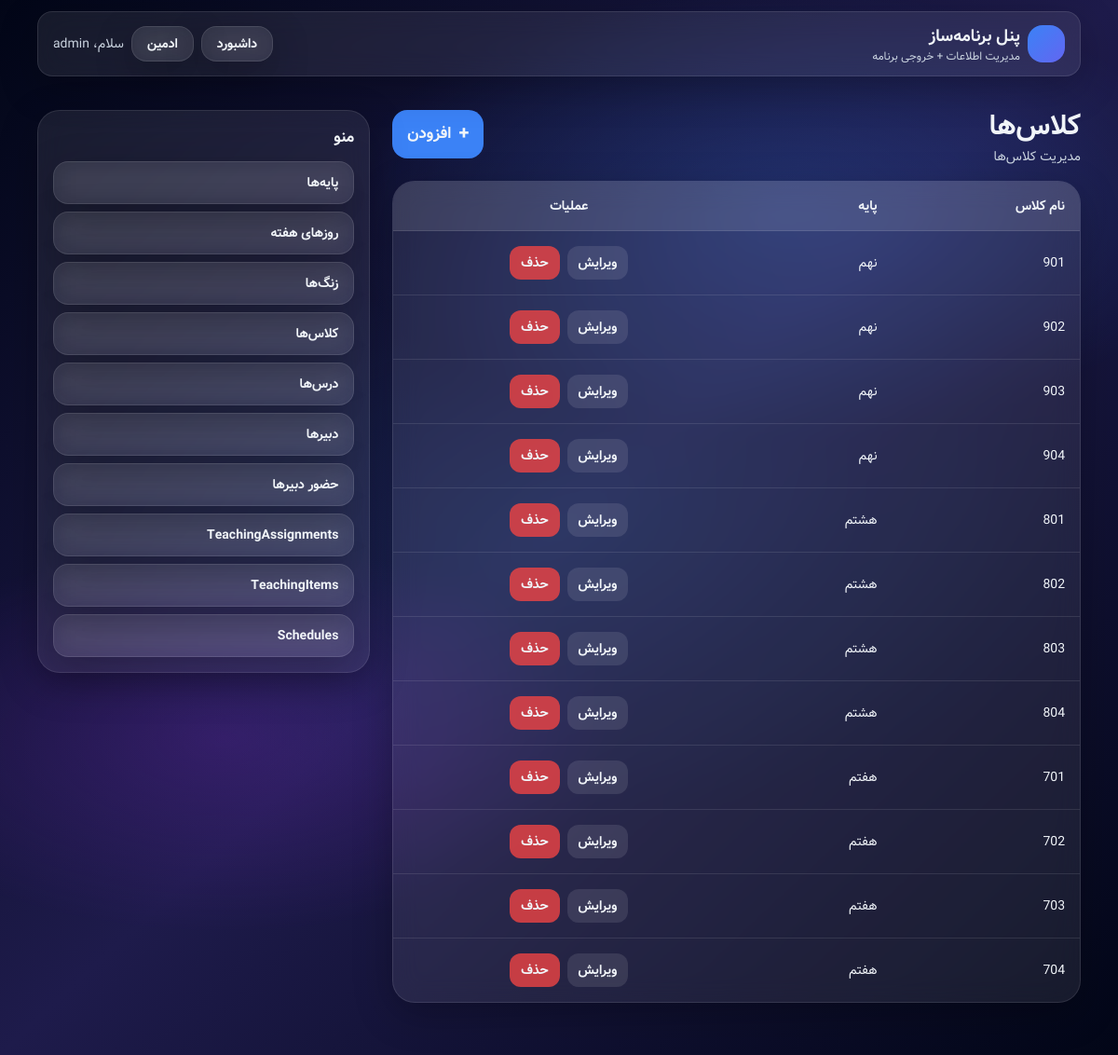
Page /classes/ (signed in) on the committed database.
### main/models.py (models this page shows, shortened)
class SchoolClass(models.Model):
    name = models.CharField(max_length=50)  # مثلا 7/1
    grade = models.ForeignKey(Grade, on_delete=models.CASCADE, db_index=True)

class Grade(models.Model):
    name = models.CharField(max_length=50)  # هفتم، هشتم، نهم

### main/panel_views.py (the view)
# urls.py: path("classes/", v.schoolclass_list, name="schoolclass_list"),
@login_required
def schoolclass_list(request):
    qs = SchoolClass.objects.select_related("grade").all().order_by("grade__name", "name")
    rows = []
    for c in qs:
        rows.append({
            "cols": [c.name, c.grade.name],
            "edit_url": ("schoolclass_update", c.id),
            "delete_url": ("schoolclass_delete", c.id),
        })
    return _list_page(request, "کلاس‌ها", "مدیریت کلاس‌ها", "schoolclass_create", ["نام کلاس", "پایه"], rows)

### main/panel_views.py (called while the page is built)
def _list_page(request, title, subtitle, add_url_name, headers, rows, actions=True):
    return render(request, "panel/list.html", {
        "title": title,
        "subtitle": subtitle,
        "headers": headers,
        "rows": rows,
        "add_url_name": add_url_name,
        "actions": actions,
    })

### templates/panel/list.html (shortened to what this page needs)
{% extends "panel/base.html" %}
{% block content %}
  <div class="flex items-start justify-between gap-3 mb-4">
    <div>
      <h1 class="text-3xl font-black">{{ title }}</h1>
      <p class="text-slate-300 text-sm mt-1">{{ subtitle }}</p>
    </div>
    {% if add_url_name %}
      <a href="{% url add_url_name %}"
         class="inline-flex items-center gap-2 px-4 py-3 rounded-2xl bg-blue-500 hover:bg-blue-400 transition font-extrabold">
        <span class="text-xl">+</span> افزودن
      </a>
    {% endif %}
  </div>
  <div class="glass rounded-3xl overflow-hidden">
    <div class="overflow-x-auto">
      <table class="w-full text-sm">
        <thead>
          <tr class="bg-white/10">
            {% for h in headers %}
              <th class="text-right px-4 py-4 font-black text-slate-100 whitespace-nowrap">{{ h }}</th>
            {% endfor %}
            {% if actions %}
              <th class="text-center px-4 py-4 font-black text-slate-100 whitespace-nowrap">عملیات</th>
            {% endif %}
          </tr>
        </thead>
        <tbody>
          {% for row in rows %}
            <tr class="border-t border-white/10 hover:bg-white/5 transition">
              {% for c in row.cols %}
                <td class="px-4 py-4 text-slate-100 whitespace-pre-line">{{ c }}</td>
              {% endfor %}
              {% if actions %}
                <td class="px-4 py-4">
                  <div class="flex items-center justify-center gap-2">
                    {% if row.edit_url %}
                      <a class="px-3 py-2 rounded-xl bg-white/10 hover:bg-white/15 transition font-bold"
                         href="{% url row.edit_url.0 row.edit_url.1 %}">ویرایش</a>
                    {% endif %}
                    {% if row.delete_url %}
                      <a class="px-3 py-2 rounded-xl bg-red-500/80 hover:bg-red-500 transition font-bold"
                         href="{% url row.delete_url.0 row.delete_url.1 %}">حذف</a>
                    {% endif %}
                  </div>
                </td>
              {% endif %}
            </tr>
          {% empty %}
            <tr>
              <td class="px-4 py-6 text-slate-300" colspan="99">موردی یافت نشد.</td>
            </tr>
          {% endfor %}
        </tbody>
      </table>
    </div>
  </div>
{% endblock %}

### templates/panel/base.html (shortened to what this page needs)
{% load static %}
<!doctype html>
<html lang="fa" dir="rtl" class="dark">
<head>
  <script src="https://cdn.tailwindcss.com"></script>
</head>
<body class="min-h-screen text-slate-100">
  <div class="fixed inset-0 -z-10 bg-slate-950">
    <div class="absolute inset-0 bg-gradient-to-br from-slate-950 via-indigo-950 to-slate-950"></div>
    <div class="absolute inset-0 opacity-70"
         style="background:
           radial-gradient(800px 400px at 70% 20%, rgba(59,130,246,.35), transparent 60%),
           radial-gradient(700px 350px at 20% 70%, rgba(147,51,234,.30), transparent 60%),
           radial-gradient(900px 500px at 50% 50%, rgba(14,165,233,.12), transparent 65%);">
    </div>
  </div>
  <header class="sticky top-0 z-40">
    <div class="mx-auto max-w-6xl px-4 py-3">
      <div class="glass rounded-2xl px-4 py-3 flex items-center justify-between gap-3">
        <div class="flex items-center gap-2">
          <div class="h-10 w-10 rounded-2xl bg-gradient-to-br from-blue-500 to-indigo-500"></div>
          <div class="leading-tight">
            <div class="font-extrabold text-lg">پنل برنامه‌ساز</div>
            <div class="text-slate-300 text-xs">مدیریت اطلاعات + خروجی برنامه</div>
          </div>
        </div>
        <div class="flex items-center gap-2">
          <a href="/panel/" class="px-4 py-2 rounded-2xl glass hover:bg-white/10 transition text-sm font-bold">داشبورد</a>
          <a href="/admin/" class="px-4 py-2 rounded-2xl glass hover:bg-white/10 transition text-sm font-bold">ادمین</a>
          {% if user.is_authenticated %}
            <span class="text-slate-300 text-sm hidden sm:inline">سلام، {{ user.username }}</span>
          {% endif %}
        </div>
      </div>
    </div>
  </header>
  <main class="mx-auto max-w-6xl px-4 pb-14">
    <div class="grid grid-cols-1 lg:grid-cols-12 gap-6 mt-6">
      <section class="lg:col-span-8">
        {% block content %}{% endblock %}
      </section>
      <aside class="lg:col-span-4">
        <div class="glass rounded-3xl p-4 sticky top-24">
          <div class="flex items-center justify-between mb-3">
            <div class="font-extrabold">منو</div>
          </div>
          <nav class="space-y-2 text-sm">
            {% include "panel/_menu.html" %}
          </nav>
        </div>
      </aside>
    </div>
  </main>
</body>
</html>

### templates/panel/_menu.html
<a class="block px-4 py-3 rounded-2xl glass hover:bg-white/10 transition font-bold" href="/panel/grades/">پایه‌ها</a>
<a class="block px-4 py-3 rounded-2xl glass hover:bg-white/10 transition font-bold" href="/panel/school-days/">روزهای هفته</a>
<a class="block px-4 py-3 rounded-2xl glass hover:bg-white/10 transition font-bold" href="/panel/day-periods/">زنگ‌ها</a>
<a class="block px-4 py-3 rounded-2xl glass hover:bg-white/10 transition font-bold" href="/panel/classes/">کلاس‌ها</a>
<a class="block px-4 py-3 rounded-2xl glass hover:bg-white/10 transition font-bold" href="/panel/lessons/">درس‌ها</a>
<a class="block px-4 py-3 rounded-2xl glass hover:bg-white/10 transition font-bold" href="/panel/teachers/">دبیرها</a>
<a class="block px-4 py-3 rounded-2xl glass hover:bg-white/10 transition font-bold" href="/panel/availability/">حضور دبیرها</a>
<a class="block px-4 py-3 rounded-2xl glass hover:bg-white/10 transition font-bold" href="/panel/teaching-assignments/">TeachingAssignments</a>
<a class="block px-4 py-3 rounded-2xl glass hover:bg-white/10 transition font-bold" href="/panel/teaching-items/">TeachingItems</a>
<a class="block px-4 py-3 rounded-2xl glass hover:bg-white/10 transition font-bold" href="/panel/schedule/">Schedules</a>

### rows in the picture
SchoolClass: cols "901"
Grade: cols "نهم" "نهم" "نهم" "نهم"
SchoolClass: cols "902"
SchoolClass: cols "903"
SchoolClass: cols "904"
SchoolClass: cols "801"
Grade: cols "هشتم" "هشتم" "هشتم" "هشتم"
SchoolClass: cols "802"
SchoolClass: cols "803"
SchoolClass: cols "804"
SchoolClass: cols "701"
Grade: cols "هفتم" "هفتم" "هفتم" "هفتم"
SchoolClass: cols "702"
SchoolClass: cols "703"
SchoolClass: cols "704"

### other values in the picture
{{ user.username }} "admin"
{{ title }} "کلاس‌ها"
{{ subtitle }} "مدیریت کلاس‌ها"
{{ h }} "نام کلاس" "پایه"
